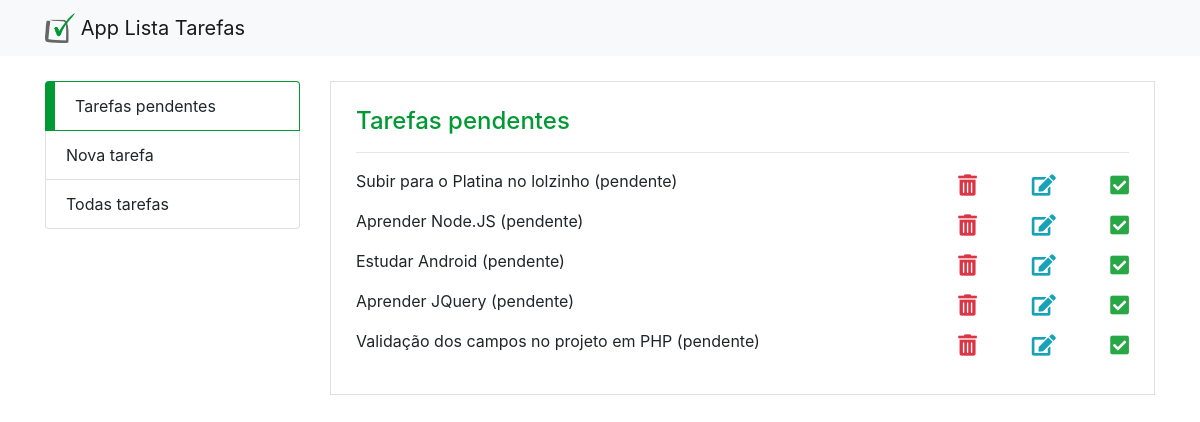
Screenshot of /Project_app_task_list_public/index.php with the database file from the repository.
### tables this page shows
CREATE TABLE `tb_task` (
  `id` int(11) NOT NULL AUTO_INCREMENT,
  `id_status` int(11) NOT NULL DEFAULT 1,
  `task` text NOT NULL,
  `data_reg` datetime NOT NULL DEFAULT current_timestamp(),
  PRIMARY KEY (`id`),
  KEY `id_status` (`id_status`),
  CONSTRAINT `tb_task_ibfk_1` FOREIGN KEY (`id_status`) REFERENCES `tb_status` (`id`)
);

CREATE TABLE `tb_status` (
  `id` int(11) NOT NULL AUTO_INCREMENT,
  `status` varchar(25) NOT NULL,
  PRIMARY KEY (`id`)
);

### app_task_list/task_controller.php (called while the page is built, shortened)
<?php
    require "../../app_task_list/task.Service.php";
    require "../../app_task_list/Connection.php";
    $action = isset($_GET['action']) ? $_GET['action'] : $action;
    if($action == 'insert'){
        $task = new Task();
        if(!empty($_POST['task'] ))
        {
            $task->__set('task' , $_POST['task']);
        }
        else
        {
           return header('Location: new_task.php?add=2');
        }
        $con = new Connection();
        $taskService = new TaskService($con, $task);
        $taskService->create();
        header('Location: new_task.php?add=1');
    }
     else if($action == 'read'){
        $task  = new Task();
        $con = new Connection();
        $taskService = new TaskService($con, $task);
        $tasks = $taskService->read();
    }else if ($action == 'update'){
        $task = new Task();
        $task->__set('id' , $_POST['id']);
        $task->__set('task' , $_POST['task']);
        $con = new Connection();
        $taskService = new taskService($con, $task);
        if( $taskService->update()){
            if(isset($_GET['pag'])&& $_GET['pag'] == 'index')
                header('location: index.php');
            else
                header('location: all_tasks.php');
        }
    }else if($action == 'remove'){
        $task = new Task();
        $task->__set('id', $_GET['id']);
        $con = new Connection();
        $taskService = new TaskService($con, $task);
        $taskService->delete();
        echo $_GET['pag'];
        if(isset($_GET['pag']) && $_GET['pag'] == 'index')
            header('location: index.php');
        else
            header('location: all_tasks.php');
    }else if ($action == 'check'){
        $task = new Task();
        $task->__set('id' ,$_GET['id']  );
        $task->__set('id_status' , 2);
        echo $task->__get('id');
        echo '<br>';
        echo $task->__get('id_status');
        $con = new Connection();
        $taskService = new TaskService($con, $task);
        $taskService->check();
        if(isset($_GET['pag'])&& $_GET['pag'] == 'index')
            header('location: index.php');
        else
            header('location: all_tasks.php');
    }

### app_task_list/Connection.php (called while the page is built)
<?php
class Connection{
    private $host = 'localhost';
    private $dbname ='db_task';
    private $user = 'root';
    private $pass = '';
    public function connect(){
        try{
            $con = new PDO(
             "mysql:host=$this->host;dbname=$this->dbname",
             "$this->user",
             "$this->pass");
            return $con;
        }catch(PDOException $e){
            $msg = $e->getMessage();
            echo $msg;
        }
    }
}

### app_task_list/task.Service.php (called while the page is built, shortened)
<?php
    class TaskService{
        private $con;
        public function __construct(Connection $con, Task $task){
            $this->con = $con->connect();
        }
        public function read(){
            $query = '
                SELECT
                    t.id, s.status, t.task
                FROM
                    tb_task as t
                        left join tb_status as s on  (t.id_status = s.id)';
            $stmt = $this->con->prepare($query);
            $stmt->execute();
            return $stmt->fetchAll(PDO::FETCH_OBJ);
        }
    }

### Project_app_task_list_public/task_controller.php (called while the page is built)
<?php
    require_once '../../app_task_list/task_controller.php';

### Project_app_task_list_public/index.php (the view, shortened to what this page needs)
<?php
	require 'task_controller.php';
?>
<html>
	<head>
		<link rel="stylesheet" href="css/estilo.css">
		<link rel="stylesheet" href="https://stackpath.bootstrapcdn.com/bootstrap/4.1.3/css/bootstrap.min.css">
		<link rel="stylesheet" href="https://use.fontawesome.com/releases/v5.3.1/css/all.css">
	</head>
	<body>
		<nav class="navbar navbar-light bg-light">
			<div class="container">
				<a class="navbar-brand" href="#">
					<img src="img/logo.png" width="30" height="30" class="d-inline-block align-top" alt="">
					App Lista Tarefas
				</a>
			</div>
		</nav>
		<div class="container app">
			<div class="row">
				<div class="col-md-3 menu">
					<ul class="list-group">
						<li class="list-group-item active"><a href="#">Tarefas pendentes</a></li>
						<li class="list-group-item"><a href="new_task.php">Nova tarefa</a></li>
						<li class="list-group-item"><a href="all_tasks.php">Todas tarefas</a></li>
					</ul>
				</div>
				<div class="col-md-9">
					<div class="container pagina">
						<div class="row">
							<div class="col">
								<h4>Tarefas pendentes</h4>
								<hr />
								<?php foreach($tasks as $key => $task ) { ?>
									<?php if($task->status == 'pendente')  { ?>
										<div class="row mb-3 d-flex align-items-center tarefa">
											<div class="col-sm-9" id="task_<?= $task->id ?>"><?= $task->task;?> (<?=  $task->status ?>) </div>
											<div class="col-sm-3 mt-2 d-flex justify-content-between">
												<i class="fas fa-trash-alt fa-lg text-danger" onclick="remove(<?= $task->id; ?> , 'index' )"></i>
												<i class="fas fa-edit fa-lg text-info" onclick="edit(<?= $task->id; ?> , '<?= $task->task;?>', 'index' )"></i>
												<i class="fas fa-check-square fa-lg text-success" onclick="check(<?= $task->id; ?>, 'index')"></i>
											</div>
										</div>
									<?php } ?>
								<?php } ?>
							</div>
						</div>
					</div>
				</div>
			</div>
		</div>
	</body>
</html>

### Project_app_task_list_public/css/estilo.css (style rules this page uses)
.menu { margin-bottom: 25px; }
.app { margin-top: 25px; }
.pagina { border:solid 1px #DFDFDF; padding:25px !important; }
li.list-group-item.active { background-color: #fff; border-color: #009933; border-left:solid 10px #009933; }
li a { color: #212529; }
h4 { color: #009933 !important; }

### rows the page displays
tb_task: task "Subir para o Platina no lolzinho", id_status.status "pendente"
tb_task: task "Aprender Node.JS", id_status.status "pendente"
tb_task: task "Estudar Android", id_status.status "pendente"
tb_task: task "Aprender JQuery", id_status.status "pendente"
tb_task: task "Validação dos campos no projeto em PHP", id_status.status "pendente"
